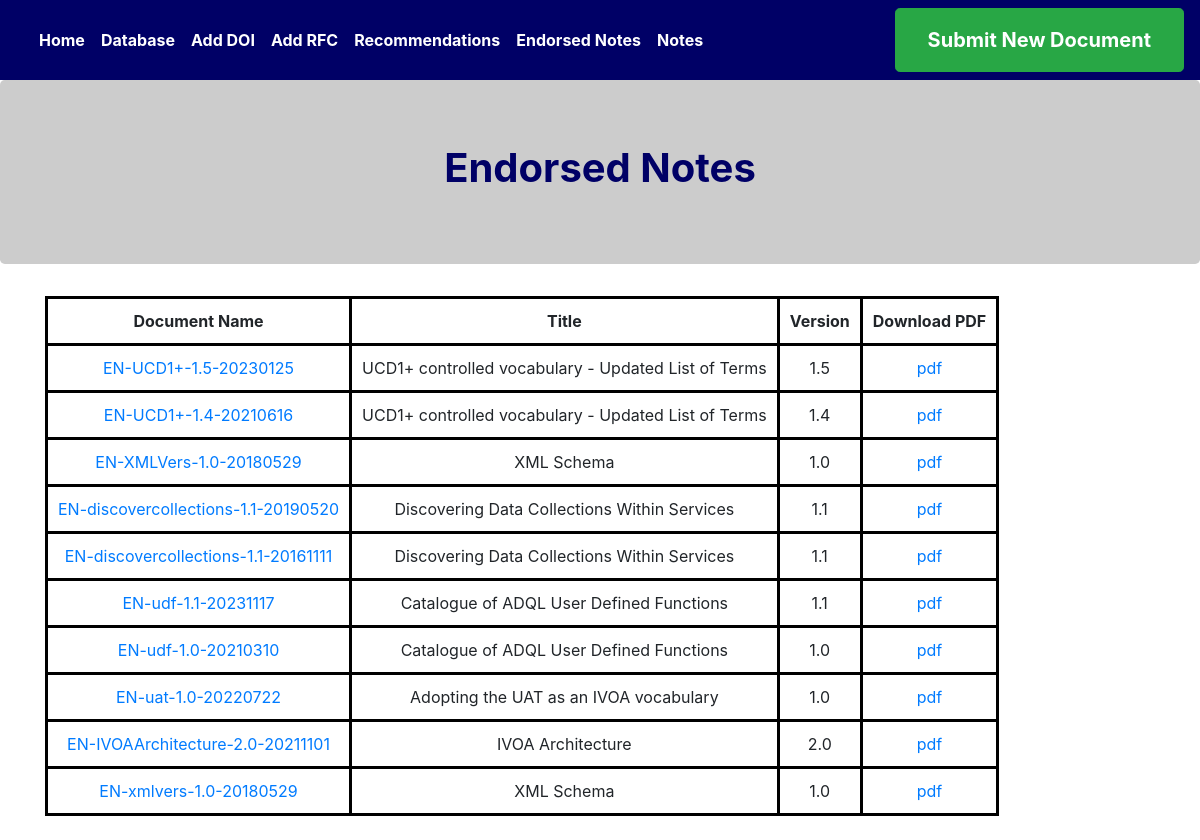
/endorsed_notes, run on the app's committed database.
### ivoa_doc.py (models this page shows, shortened)
class Ivoa(db.Model):
    docname =str()
    __tablename__ = 'IVOA'
    id = db.Column(db.Integer)
    group_name = db.Column(db.Text)
    title = db.Column(db.Text)
    concise_name = db.Column(db.Text)
    version_major = db.Column(db.Integer)
    version_minor = db.Column(db.Integer)
    status = db.Column(db.Text)
    date = db.Column(db.Integer, default=datetime.utcnow)
    authors = db.Column(db.Text)
    editors = db.Column(db.Text)
    abstract = db.Column(db.Text)
    docname = db.Column(db.Text, primary_key=True, unique=True)
    package_path = db.Column(db.Text)
    email = db.Column(db.Text)
    comment = db.Column(db.Text)
    extra_description = db.Column(db.Text)
    available_formats = db.Column(db.Text)
    doi_bibcode = db.relationship('DOI_Bibcode', backref='ivoa', uselist=False)
    rfc_link = db.relationship('RFC_link', backref='ivoa', uselist=False)
    errata = db.relationship('Errata',backref='ivoa',lazy='dynamic')

### ivoa_doc.py (the view)
@app.route('/endorsed_notes')
def endorsed_notes():
    ivoa_db = Ivoa.query.filter_by(status='EN').all()
    return render_template('endorsed_notes.html', ivoa_db=ivoa_db)

### templates/endorsed_notes.html (shortened to what this page needs)
{% extends "base.html" %}
{% block content %}
<div class="jumbotron text-center" style="background-color:#cccccc; color: rgb(0,0,150)">
  <h1><strong><span style="color: rgb(0,0,102)">Endorsed Notes </span></strong></h1>
</div>
<div class="container text-center">
  <table>
    <tr>
      <th>Document Name</th>
      <th>Title</th>
      <th>Version</th>
      <th>Download PDF</th>
    </tr>
    {% for x in ivoa_db %}
    <tr>
      <ol>
          <td><a href="http://testingdocrepo.ivoa.info/documents/{{x.docname}}">{{x.docname}}</td>
          <td>{{x.title}}</td>
          <td>{{x.version_major}}.{{x.version_minor}}</td>
          <td><a href="http://testingdocrepo.ivoa.info/documents/{{x.docname}}.pdf">pdf</td>
      </ol>
    </tr>
    {% endfor %}
  </table>
</div>
<br>
{% endblock  %}

### templates/base.html (shortened to what this page needs)
<!DOCTYPE html>
<html lang="en" dir="ltr">
  <head>
    <link rel="stylesheet" href="https://maxcdn.bootstrapcdn.com/bootstrap/4.0.0/css/bootstrap.min.css">
  </head>
  <body>
  <nav class="navbar navbar-expand-lg" style="background-color:rgb(0,0,102)">
  <div class="container-fluid">
    <div class="navbar-nav">
      <a class="nav-item nav-link" href="{{ url_for('index') }}"><b>Home</b></a>
      <a class="nav-item nav-link" href="{{ url_for('view_db') }}"><b>Database</b></a>
      <a class="nav-item nav-link" href="{{ url_for('add_more') }}"><b>Add DOI</b></a>
      <a class="nav-item nav-link" href="{{ url_for('rfc') }}"><b>Add RFC</b></a>
      <a class="nav-item nav-link" href="{{ url_for('rec') }}"><b>Recommendations</b></a>
      <a class="nav-item nav-link" href="{{ url_for('endorsed_notes') }}"><b>Endorsed Notes</b></a>
      <a class="nav-item nav-link" href="{{ url_for('note') }}"><b>Notes</b></a>
    </div>
  </div>
    <div class="nav justify-content-end ">
      <button type="button" class="btn btn-outline-success btn-lg active">
      <a class="nav-item nav-link" href="{{ url_for('fill_form') }}"><b>Submit New Document</b></a>
      </button>
    </div>
  </nav>
    {% block content %}
    {% endblock %}
  </body>
</html>

### templates/base.html (style rules this page uses)
.nav-item { color: white; }

### templates/endorsed_notes.html (style rules this page uses)
table, th, td { border:3px solid black; padding:10px; }

### data on the page
Ivoa: docname "EN-UCD1+-1.5-20230125", title "UCD1+ controlled vocabulary - Updated List of Terms", version_major "1", version_minor "5"
Ivoa: docname "EN-UCD1+-1.4-20210616", title "UCD1+ controlled vocabulary - Updated List of Terms", version_major "1", version_minor "4"
Ivoa: docname "EN-XMLVers-1.0-20180529", title "XML Schema", version_major "1", version_minor "0"
Ivoa: docname "EN-discovercollections-1.1-20190520", title "Discovering Data Collections Within Services", version_major "1", version_minor "1"
Ivoa: docname "EN-discovercollections-1.1-20161111", title "Discovering Data Collections Within Services", version_major "1", version_minor "1"
Ivoa: docname "EN-udf-1.1-20231117", title "Catalogue of ADQL User Defined Functions", version_major "1", version_minor "1"
Ivoa: docname "EN-udf-1.0-20210310", title "Catalogue of ADQL User Defined Functions", version_major "1", version_minor "0"
Ivoa: docname "EN-uat-1.0-20220722", title "Adopting the UAT as an IVOA vocabulary", version_major "1", version_minor "0"
Ivoa: docname "EN-IVOAArchitecture-2.0-20211101", title "IVOA Architecture", version_major "2", version_minor "0"
Ivoa: docname "EN-xmlvers-1.0-20180529", title "XML Schema", version_major "1", version_minor "0"
